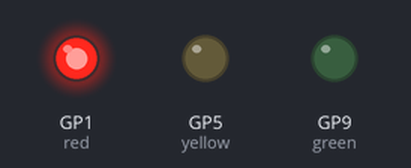
A program run on a simulated Raspberry Pi Pico running MicroPython. Shown: output pins drawn as LEDs (lit = HIGH). Wiring (from the project's diagram.json): red LED on GP1, yellow LED on GP5, green LED on GP9. What the program prints to the serial console is not drawn.

Above: at 0.2 s.
At 1.0 s:
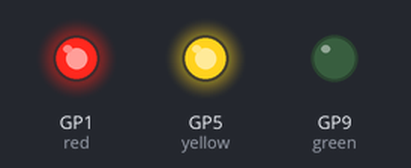
At 2.5 s:
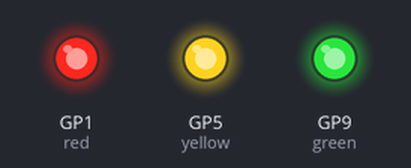
At 3.7 s:
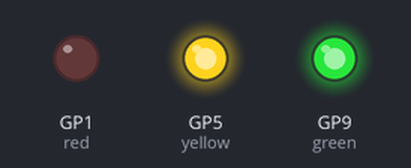
At 4.5 s:
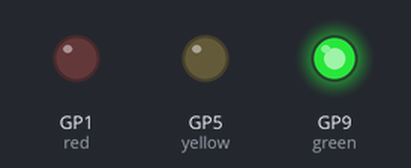
At 6.0 s:
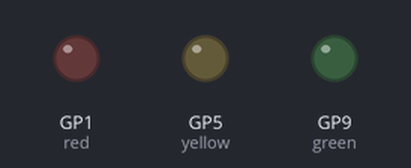
Timing chart, 0 to 9.1 s (numbered marks = the images above):
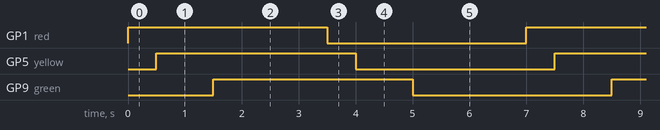

The program:

main.py
```python
from machine import Pin
from utime import sleep

print("Hello, Pi Pico!")

red = Pin(1, Pin.OUT)
yellow = Pin(5, Pin.OUT)
green = Pin(9, Pin.OUT)
while True:
  red.toggle()
  sleep(0.5)
  yellow.toggle()
  sleep(1)
  green.toggle()
  sleep(2)
```

Measured:
- by itself, GP1 (red), GP5 (yellow), GP9 (green): alternates HIGH for 3.5 s and LOW for 3.5 s
- by itself, everything shown: repeats every 7.0 s, in 6 steps
